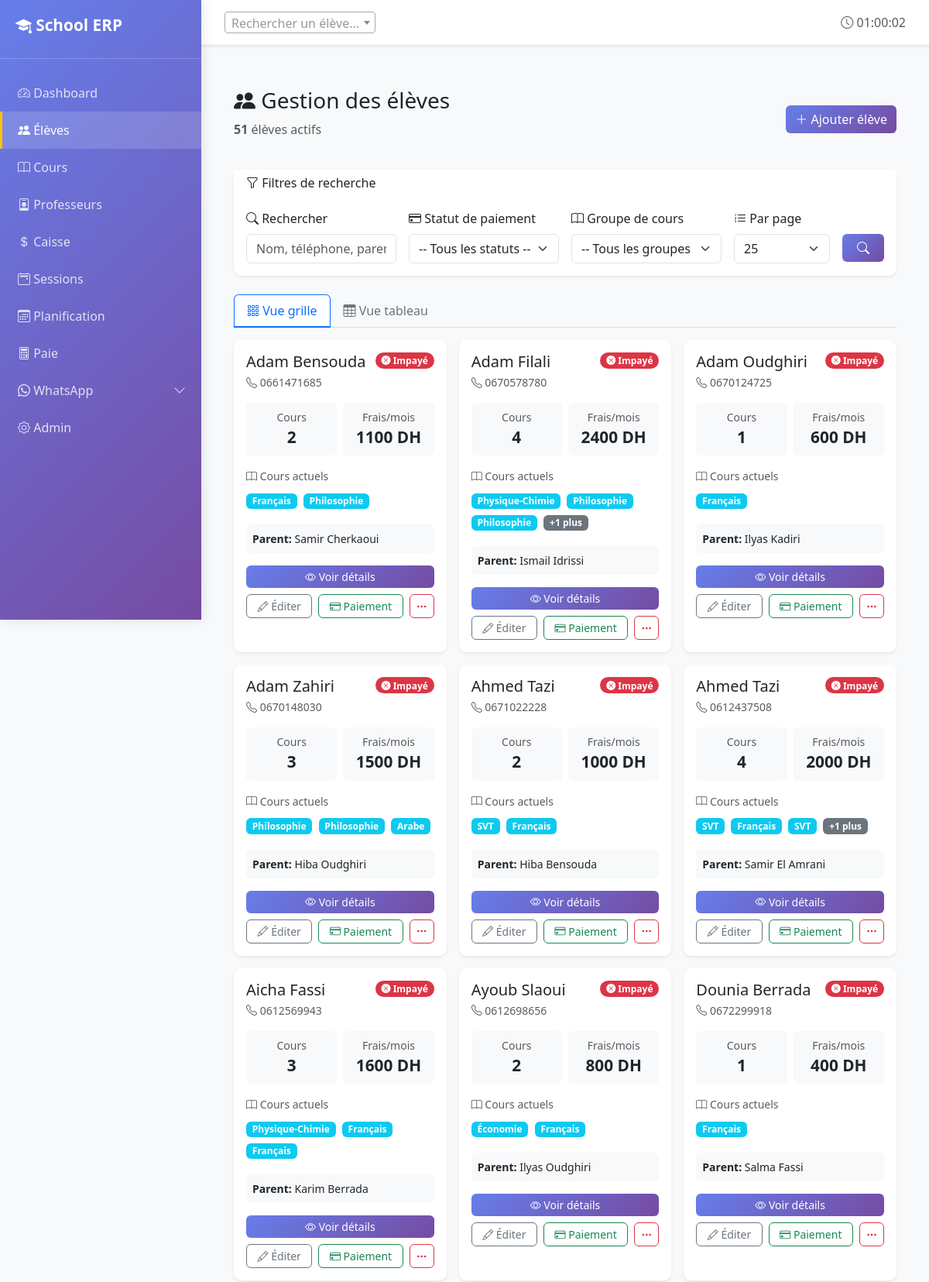
The app's page /students/ (signed in, upper part) with its own data.
### core/models.py (models this page shows, shortened)
class Student(models.Model):
    name = models.CharField(max_length=100, verbose_name="Nom complet")
    phone = models.CharField(max_length=20, blank=True, verbose_name="Téléphone élève")
    parent_contact = models.CharField(max_length=20, verbose_name="Téléphone parent")
    parent_name = models.CharField(max_length=100, blank=True, verbose_name="Nom du parent")
    address = models.TextField(blank=True, verbose_name="Adresse")
    date_of_birth = models.DateField(null=True, blank=True, verbose_name="Date de naissance")
    enrollments = models.ManyToManyField(
        CourseGroup,
        through='Enrollment',
        related_name='students',
        verbose_name="Groupes inscrits"
    )
    is_active = models.BooleanField(default=True, verbose_name="Actif")
    created_at = models.DateTimeField(auto_now_add=True)
    notes = models.TextField(blank=True, verbose_name="Notes")
    class Meta:
        verbose_name = "Élève"
        verbose_name_plural = "Élèves"
        ordering = ['name']
    def total_monthly_fees(self):
        active_enrollments = self.enrollment_set.filter(is_active=True)
        total = sum((e.course_group.monthly_price for e in active_enrollments), Decimal('0.00'))
        return total
    def payment_status(self):
        current_month = timezone.now().date().replace(day=1)
        required = self.total_monthly_fees()
        paid = (
            self.payments
            .filter(month_covered=current_month, status='PAID')
            .aggregate(total=Sum('amount'))['total']
            or Decimal('0')
        )
        if required == 0:
            return 'OK'  # No courses = nothing to pay
        if paid >= required:
            return 'OK'
        elif paid > 0:
            return 'PARTIAL'
        return 'UNPAID'

class Enrollment(models.Model):
    student = models.ForeignKey(Student, on_delete=models.CASCADE)
    course_group = models.ForeignKey(CourseGroup, on_delete=models.CASCADE)
    enrolled_date = models.DateField(auto_now_add=True, verbose_name="Date d'inscription")
    is_active = models.BooleanField(default=True, verbose_name="Active")
    class Meta:
        verbose_name = "Inscription"
        verbose_name_plural = "Inscriptions"
        unique_together = [['student', 'course_group']]

class CourseGroup(models.Model):
    DAYS_CHOICES = [
        ('MON', 'Lundi'),
        ('TUE', 'Mardi'),
        ('WED', 'Mercredi'),
        ('THU', 'Jeudi'),
        ('FRI', 'Vendredi'),
        ('SAT', 'Samedi'),
        ('SUN', 'Dimanche'),
    ]
    name = models.CharField(max_length=100, verbose_name="Nom du groupe")
    subject = models.CharField(max_length=100, verbose_name="Matière")
    level = models.CharField(max_length=50, verbose_name="Niveau")
    monthly_price = models.DecimalField(
        max_digits=8,
        decimal_places=2,
        validators=[MinValueValidator(Decimal('0.01'))],
        verbose_name="Prix mensuel (DH)"
    )
    teacher = models.ForeignKey(
        Teacher,
        on_delete=models.PROTECT,
        related_name='course_groups',
        verbose_name="Professeur"
    )
    room = models.ForeignKey(
        Room,
        on_delete=models.PROTECT,
        related_name='course_groups',
        verbose_name="Salle"
    )
    schedule_day = models.CharField(
        max_length=3,
        choices=DAYS_CHOICES,
        verbose_name="Jour"
    )
    start_time = models.TimeField(verbose_name="Heure de début")
    end_time = models.TimeField(verbose_name="Heure de fin")
    is_active = models.BooleanField(default=True, verbose_name="Actif")
    created_at = models.DateTimeField(auto_now_add=True)
    class Meta:
        verbose_name = "Groupe de cours"
        verbose_name_plural = "Groupes de cours"
        ordering = ['schedule_day', 'start_time', 'name']
        unique_together = [['room', 'schedule_day', 'start_time']]

### core/views.py (the view)
# urls.py: path('students/', views.students_list, name='students_list'),
def students_list(request):
    students_qs = Student.objects.filter(
        is_active=True
    ).prefetch_related(
        'enrollment_set__course_group',
        'payments'
    ).select_related()
    student_filter = StudentFilter(request.GET, queryset=students_qs)
    filtered_qs = student_filter.qs.order_by('name')
    page = request.GET.get('page', 1)
    per_page = request.GET.get('per_page', '25')
    try:
        per_page = int(per_page)
        if per_page not in [10, 25, 50, 100]:
            per_page = 25
    except (ValueError, TypeError):
        per_page = 25
    paginator = Paginator(filtered_qs, per_page)
    students = paginator.get_page(page)
    qs_dict = request.GET.copy()
    qs_dict.pop('page', None)
    querystring = qs_dict.urlencode()
    filters_active = any([
        request.GET.get('q'),
        request.GET.get('payment_status'),
        request.GET.get('course_group'),
        request.GET.get('is_active') and request.GET.get('is_active') != '',
    ])
    context = {
        'students': students,
        'filter': student_filter,
        'per_page': per_page,
        'querystring': querystring,
        'filters_active': filters_active,
        'total_students': students_qs.count(),
        'filtered_count': filtered_qs.count(),
    }
    return render(request, 'core/students_list.html', context)

### core/templatetags/nav_active.py (called while the page is built)
@register.simple_tag(takes_context=True)
def active_if(context, *names):
    request = context.get("request")
    if not request or not request.resolver_match:
        return ""
    return "active" if request.resolver_match.url_name in names else ""

### templates/core/students_list.html (shortened to what this page needs)
{% extends 'core/base.html' %}
{% load static %}
{% block content %}
<div class="container-fluid py-4">
  <div class="d-flex justify-content-between align-items-center mb-4">
    <div>
      <h1 class="h3 mb-0"><i class="bi bi-people-fill"></i> Gestion des élèves</h1>
      <p class="text-muted mt-2">
        {% if filters_active %}
          <strong>{{ filtered_count }}</strong> sur <strong>{{ total_students }}</strong> élèves
          <span class="badge bg-primary ms-2">Filtres actifs</span>
        {% else %}
          <strong>{{ students.paginator.count }}</strong> élèves actifs
        {% endif %}
      </p>
    </div>
    <a href="{% url 'core:student_create' %}" class="btn btn-primary">
      <i class="bi bi-plus-lg"></i> Ajouter élève
    </a>
  </div>
  <div class="card border-0 shadow-sm mb-4">
    <div class="card-header bg-white border-0 d-flex justify-content-between align-items-center">
      <h6 class="mb-0"><i class="bi bi-funnel"></i> Filtres de recherche</h6>
    </div>
    <div class="card-body">
      <form method="get" id="filterForm" class="row g-3">
        <div class="col-md-3">
          <label for="search" class="form-label">
            <i class="bi bi-search"></i> Rechercher
          </label>
          <input
            type="text"
            class="form-control"
            id="search"
            name="q"
            placeholder="Nom, téléphone, parent..."
            value="{{ request.GET.q }}"
          >
        </div>
        <div class="col-md-3">
          <label for="payment_status" class="form-label">
            <i class="bi bi-credit-card"></i> Statut de paiement
          </label>
          <select class="form-select" id="payment_status" name="payment_status">
            <option value="">-- Tous les statuts --</option>
          </select>
        </div>
        <div class="col-md-3">
          <label for="course_group" class="form-label">
            <i class="bi bi-book"></i> Groupe de cours
          </label>
          <select class="form-select" id="course_group" name="course_group">
            <option value="">-- Tous les groupes --</option>
          </select>
        </div>
        <div class="col-md-2">
          <label for="per_page" class="form-label">
            <i class="bi bi-list-ol"></i> Par page
          </label>
          <select id="per_page" name="per_page" class="form-select">
            <option value="25" {% if per_page == 25 %}selected{% endif %}>25</option>
          </select>
        </div>
        <div class="col-md-1">
          <label class="form-label">&nbsp;</label>
          <button type="submit" class="btn btn-primary w-100">
            <i class="bi bi-search"></i>
          </button>
        </div>
      </form>
    </div>
  </div>
  <ul class="nav nav-tabs mb-3" role="tablist">
    <li class="nav-item" role="presentation">
      <button class="nav-link active" id="grid-tab" data-bs-toggle="tab" data-bs-target="#gridView" type="button">
        <i class="bi bi-grid-3x3-gap"></i> Vue grille
      </button>
    </li>
    <li class="nav-item" role="presentation">
      <button class="nav-link" id="table-tab" data-bs-toggle="tab" data-bs-target="#tableView" type="button">
        <i class="bi bi-table"></i> Vue tableau
      </button>
    </li>
  </ul>
  <div class="tab-content">
    <div class="tab-pane fade show active" id="gridView">
      <div class="row g-3 mb-4">
        {% for student in students %}
          <div class="col-md-6 col-lg-4">
            <div class="card border-0 shadow-sm h-100 student-card">
              <div class="card-body">
                <div class="d-flex justify-content-between align-items-start mb-3">
                  <div class="flex-grow-1">
                    <h5 class="card-title mb-1">{{ student.name }}</h5>
                    <small class="text-muted d-block">
                      <i class="bi bi-telephone"></i> {{ student.parent_contact }}
                    </small>
                  </div>
                  {% with status=student.payment_status %}
                    <span class="badge rounded-pill"
                          style="background-color:
                            {% if status == 'OK' %}#28a745{% elif status == 'PARTIAL' %}#ffc107{% else %}#dc3545{% endif %};">
                      {% if status == 'OK' %}
                        <i class="bi bi-check-circle-fill"></i> Payé
                      {% elif status == 'PARTIAL' %}
                        <i class="bi bi-exclamation-circle-fill"></i> Partiel
                      {% else %}
                        <i class="bi bi-x-circle-fill"></i> Impayé
                      {% endif %}
                    </span>
                  {% endwith %}
                </div>
                <div class="row g-2 mb-3">
                  <div class="col-6">
                    <div class="text-center p-2 bg-light rounded">
                      <small class="text-muted d-block">Cours</small>
                      <strong style="font-size: 1.3rem;">{{ student.enrollment_set.count }}</strong>
                    </div>
                  </div>
                  <div class="col-6">
                    <div class="text-center p-2 bg-light rounded">
                      <small class="text-muted d-block">Frais/mois</small>
                      <strong style="font-size: 1.3rem;">{{ student.total_monthly_fees|floatformat:0 }} DH</strong>
                    </div>
                  </div>
                </div>
                {% with courses=student.enrollment_set.all|slice:":3" %}
                  {% if courses %}
                    <div class="mb-3">
                      <small class="text-muted d-block mb-2">
                        <i class="bi bi-book"></i> Cours actuels
                      </small>
                      <div>
                        {% for e in courses %}
                          <small class="badge bg-info text-white me-1 mb-1">{{ e.course_group.subject }}</small>
                        {% endfor %}
                        {% with more=student.enrollment_set.count|add:"-3" %}
                          {% if more > 0 %}
                            <small class="badge bg-secondary text-white">+{{ more }} plus</small>
                          {% endif %}
                        {% endwith %}
                      </div>
                    </div>
                  {% endif %}
                {% endwith %}
                <div class="small bg-light p-2 rounded mb-3">
                  <strong>Parent:</strong> {{ student.parent_name|default:student.parent_contact }}
                </div>
                <div class="d-grid gap-2">
                  <a href="{% url 'core:student_page' student.id %}" class="btn btn-primary btn-sm">
                    <i class="bi bi-eye"></i> Voir détails
                  </a>
                  <div class="d-flex gap-2">
                    <a href="{% url 'core:student_edit' student.id %}" class="btn btn-outline-secondary btn-sm flex-grow-1">
                      <i class="bi bi-pencil"></i> Éditer
                    </a>
                    <a href="{% url 'core:payment_create' %}?student_id={{ student.id }}" class="btn btn-outline-success btn-sm flex-grow-1">
                      <i class="bi bi-credit-card"></i> Paiement
                    </a>
                    <button type="button" class="btn btn-outline-danger btn-sm" data-bs-toggle="dropdown">
                      <i class="bi bi-three-dots"></i>
                    </button>
                  </div>
                </div>
              </div>
            </div>
          </div>
        {% endfor %}
      </div>
    </div>
  </div>
</div>
{% endblock %}

### templates/core/base.html (style rules this page uses)
:root { --primary-color: #0d6efd; --secondary-color: #6c757d; --success-color: #198754; --danger-color: #dc3545; --warning-color: #ffc107; }
body { display: flex; min-height: 100vh; background-color: #f8f9fa; }
.card { border: none; border-radius: 10px; box-shadow: 0 2px 8px rgba(0,0,0,0.08); transition: transform 0.2s, box-shadow 0.2s; }
.btn { border-radius: 6px; font-weight: 500; transition: all 0.3s; }
.btn-primary { background: linear-gradient(135deg, #667eea 0%, #764ba2 100%); border: none; }

### templates/core/students_list.html (style rules this page uses)
.student-card { transition: all 0.3s cubic-bezier(0.4, 0, 0.2, 1); }
.nav-tabs .nav-link { color: #6c757d; border-color: transparent; border-bottom: 2px solid transparent; }
.nav-tabs .nav-link.active { color: #0d6efd; border-color: #0d6efd; }

### records on screen
Student: name "Adam Bensouda", parent_contact "0661471685", enrollment_set.count "2", total_monthly_fees "1100", parent_name "Samir Cherkaoui"
Enrollment: course_group.subject "Français"
Enrollment: course_group.subject "Philosophie"
Student: name "Adam Filali", parent_contact "0670578780", enrollment_set.count "4", total_monthly_fees "2400", enrollment_set "1", parent_name "Ismail Idrissi"
Enrollment: course_group.subject "Physique-Chimie"
Enrollment: course_group.subject "Philosophie"
Enrollment: course_group.subject "Philosophie"
Student: name "Adam Oudghiri", parent_contact "0670124725", enrollment_set.count "1", total_monthly_fees "600", parent_name "Ilyas Kadiri"
Enrollment: course_group.subject "Français"
Student: name "Adam Zahiri", parent_contact "0670148030", enrollment_set.count "3", total_monthly_fees "1500", parent_name "Hiba Oudghiri"
Enrollment: course_group.subject "Philosophie"
Enrollment: course_group.subject "Philosophie"
Enrollment: course_group.subject "Arabe"
Student: name "Ahmed Tazi", parent_contact "0671022228", enrollment_set.count "2", total_monthly_fees "1000", parent_name "Hiba Bensouda"
Enrollment: course_group.subject "SVT"
Enrollment: course_group.subject "Français"
Student: name "Ahmed Tazi", parent_contact "0612437508", enrollment_set.count "4", total_monthly_fees "2000", enrollment_set "1", parent_name "Samir El Amrani"
Enrollment: course_group.subject "SVT"
Enrollment: course_group.subject "Français"
Enrollment: course_group.subject "SVT"
Student: name "Aicha Fassi", parent_contact "0612569943", enrollment_set.count "3", total_monthly_fees "1600", parent_name "Karim Berrada"
Enrollment: course_group.subject "Physique-Chimie"
Enrollment: course_group.subject "Français"
Enrollment: course_group.subject "Français"
Student: name "Ayoub Slaoui", parent_contact "0612698656", enrollment_set.count "2", total_monthly_fees "800", parent_name "Ilyas Oudghiri"
Enrollment: course_group.subject "Économie"
Enrollment: course_group.subject "Français"
Student: name "Dounia Berrada", parent_contact "0672299918", enrollment_set.count "1", total_monthly_fees "400", parent_name "Salma Fassi"
Enrollment: course_group.subject "Français"

### other values on screen
{{ students.paginator.count }} "51"
